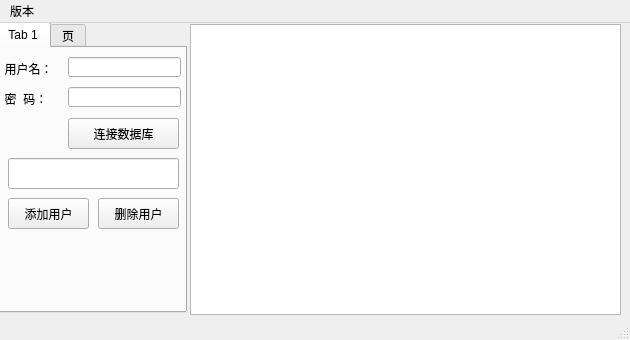
<?xml version="1.0" encoding="UTF-8"?>
<ui version="4.0">
 <class>MainWindow</class>
 <widget class="QMainWindow" name="MainWindow">
  <property name="geometry">
   <rect>
    <x>0</x>
    <y>0</y>
    <width>630</width>
    <height>340</height>
   </rect>
  </property>
  <property name="minimumSize">
   <size>
    <width>630</width>
    <height>340</height>
   </size>
  </property>
  <property name="maximumSize">
   <size>
    <width>630</width>
    <height>340</height>
   </size>
  </property>
  <property name="windowTitle">
   <string>AMSGUI</string>
  </property>
  <widget class="QWidget" name="centralwidget">
   <widget class="QTextBrowser" name="textBrowser">
    <property name="geometry">
     <rect>
      <x>190</x>
      <y>1</y>
      <width>431</width>
      <height>291</height>
     </rect>
    </property>
   </widget>
   <widget class="QTabWidget" name="tabWidget">
    <property name="geometry">
     <rect>
      <x>-4</x>
      <y>-1</y>
      <width>191</width>
      <height>291</height>
     </rect>
    </property>
    <property name="currentIndex">
     <number>0</number>
    </property>
    <widget class="QWidget" name="tab_3">
     <attribute name="title">
      <string>Tab 1</string>
     </attribute>
     <widget class="QLineEdit" name="lineEdit">
      <property name="geometry">
       <rect>
        <x>70</x>
        <y>9</y>
        <width>113</width>
        <height>20</height>
       </rect>
      </property>
     </widget>
     <widget class="QLabel" name="label">
      <property name="geometry">
       <rect>
        <x>0</x>
        <y>10</y>
        <width>54</width>
        <height>21</height>
       </rect>
      </property>
      <property name="text">
       <string>  用户名：</string>
      </property>
     </widget>
     <widget class="QLabel" name="label_2">
      <property name="geometry">
       <rect>
        <x>0</x>
        <y>40</y>
        <width>54</width>
        <height>21</height>
       </rect>
      </property>
      <property name="text">
       <string>  密  码：</string>
      </property>
     </widget>
     <widget class="QLineEdit" name="lineEdit_2">
      <property name="geometry">
       <rect>
        <x>70</x>
        <y>39</y>
        <width>113</width>
        <height>20</height>
       </rect>
      </property>
     </widget>
     <widget class="QPushButton" name="pushButton">
      <property name="geometry">
       <rect>
        <x>70</x>
        <y>70</y>
        <width>111</width>
        <height>31</height>
       </rect>
      </property>
      <property name="text">
       <string>连接数据库</string>
      </property>
     </widget>
     <widget class="QPushButton" name="pushButton_8">
      <property name="geometry">
       <rect>
        <x>10</x>
        <y>150</y>
        <width>81</width>
        <height>31</height>
       </rect>
      </property>
      <property name="text">
       <string>添加用户</string>
      </property>
     </widget>
     <widget class="QPushButton" name="pushButton_9">
      <property name="geometry">
       <rect>
        <x>100</x>
        <y>150</y>
        <width>81</width>
        <height>31</height>
       </rect>
      </property>
      <property name="text">
       <string>删除用户</string>
      </property>
     </widget>
     <widget class="QLineEdit" name="lineEdit_4">
      <property name="geometry">
       <rect>
        <x>10</x>
        <y>110</y>
        <width>171</width>
        <height>31</height>
       </rect>
      </property>
     </widget>
    </widget>
    <widget class="QWidget" name="tab_5">
     <attribute name="title">
      <string>页</string>
     </attribute>
     <widget class="QPushButton" name="pushButton_7">
      <property name="geometry">
       <rect>
        <x>140</x>
        <y>50</y>
        <width>41</width>
        <height>31</height>
       </rect>
      </property>
      <property name="text">
       <string>出库</string>
      </property>
     </widget>
     <widget class="QPushButton" name="pushButton_5">
      <property name="geometry">
       <rect>
        <x>100</x>
        <y>130</y>
        <width>41</width>
        <height>31</height>
       </rect>
      </property>
      <property name="text">
       <string>入库</string>
      </property>
     </widget>
     <widget class="QLineEdit" name="lineEdit_3">
      <property name="geometry">
       <rect>
        <x>10</x>
        <y>90</y>
        <width>81</width>
        <height>31</height>
       </rect>
      </property>
     </widget>
     <widget class="QLineEdit" name="lineEdit_5">
      <property name="geometry">
       <rect>
        <x>100</x>
        <y>90</y>
        <width>81</width>
        <height>31</height>
       </rect>
      </property>
     </widget>
     <widget class="QPushButton" name="pushButton_3">
      <property name="geometry">
       <rect>
        <x>100</x>
        <y>50</y>
        <width>41</width>
        <height>31</height>
       </rect>
      </property>
      <property name="text">
       <string>入库</string>
      </property>
     </widget>
     <widget class="QPushButton" name="pushButton_4">
      <property name="geometry">
       <rect>
        <x>10</x>
        <y>130</y>
        <width>81</width>
        <height>31</height>
       </rect>
      </property>
      <property name="text">
       <string>商品编号查询</string>
      </property>
     </widget>
     <widget class="QTextBrowser" name="textBrowser_2">
      <property name="geometry">
       <rect>
        <x>10</x>
        <y>10</y>
        <width>171</width>
        <height>31</height>
       </rect>
      </property>
     </widget>
     <widget class="QPushButton" name="pushButton_2">
      <property name="geometry">
       <rect>
        <x>10</x>
        <y>50</y>
        <width>81</width>
        <height>31</height>
       </rect>
      </property>
      <property name="text">
       <string>选择文件</string>
      </property>
     </widget>
     <widget class="QPushButton" name="pushButton_6">
      <property name="geometry">
       <rect>
        <x>140</x>
        <y>130</y>
        <width>41</width>
        <height>31</height>
       </rect>
      </property>
      <property name="text">
       <string>出库</string>
      </property>
     </widget>
     <widget class="QPushButton" name="pushButton_10">
      <property name="geometry">
       <rect>
        <x>10</x>
        <y>210</y>
        <width>81</width>
        <height>31</height>
       </rect>
      </property>
      <property name="text">
       <string>编码查询</string>
      </property>
     </widget>
     <widget class="QLineEdit" name="lineEdit_6">
      <property name="geometry">
       <rect>
        <x>10</x>
        <y>170</y>
        <width>171</width>
        <height>31</height>
       </rect>
      </property>
     </widget>
     <widget class="QPushButton" name="pushButton_11">
      <property name="geometry">
       <rect>
        <x>100</x>
        <y>210</y>
        <width>81</width>
        <height>31</height>
       </rect>
      </property>
      <property name="text">
       <string>删除数据</string>
      </property>
     </widget>
    </widget>
   </widget>
  </widget>
  <widget class="QMenuBar" name="menubar">
   <property name="geometry">
    <rect>
     <x>0</x>
     <y>0</y>
     <width>630</width>
     <height>23</height>
    </rect>
   </property>
   <widget class="QMenu" name="menu">
    <property name="title">
     <string>版本</string>
    </property>
    <addaction name="actionV0_0_1"/>
   </widget>
   <addaction name="menu"/>
  </widget>
  <widget class="QStatusBar" name="statusbar"/>
  <action name="actionV0_0_1">
   <property name="text">
    <string>V0.1.1</string>
   </property>
  </action>
  <action name="actionCreate_a_database">
   <property name="text">
    <string>create a database</string>
   </property>
  </action>
  <action name="actionCreate_a_table">
   <property name="text">
    <string>create a table</string>
   </property>
  </action>
  <action name="actionDel">
   <property name="text">
    <string>yonghuguanli</string>
   </property>
  </action>
  <action name="actionChaxun">
   <property name="text">
    <string>chaxun</string>
   </property>
  </action>
  <action name="actionDel_2">
   <property name="text">
    <string>del</string>
   </property>
  </action>
 </widget>
 <resources/>
 <connections/>
</ui>
